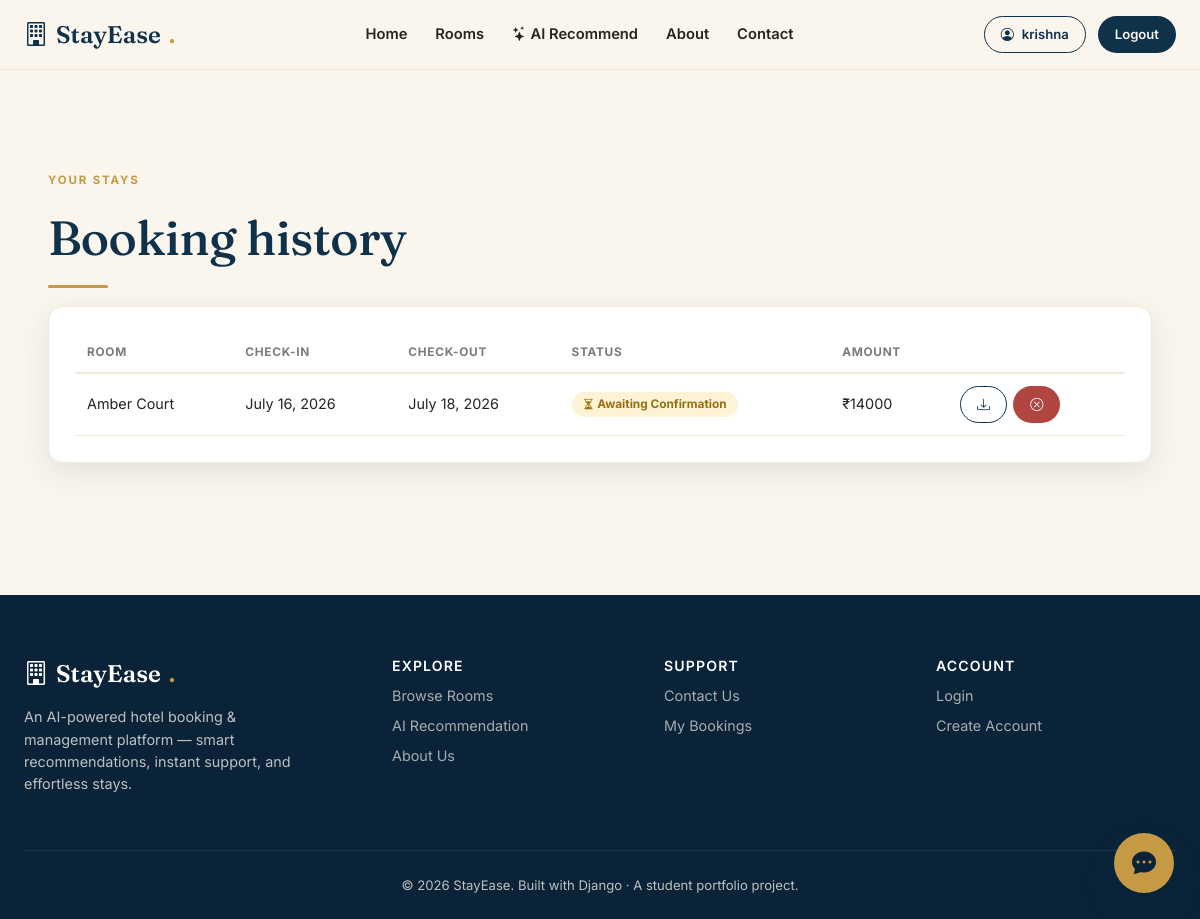
The page /bookings/history/ (signed in) on the database its author committed.
### bookings/models.py (models this page shows, shortened)
class Booking(models.Model):
    STATUS_CHOICES = [
        ('pending', 'Pending'),
        ('confirmed', 'Confirmed'),
        ('cancelled', 'Cancelled'),
        ('completed', 'Completed'),
    ]
    booking_id = models.UUIDField(default=uuid.uuid4, editable=False, unique=True)
    user = models.ForeignKey(User, on_delete=models.CASCADE, related_name='bookings')
    room = models.ForeignKey(Room, on_delete=models.CASCADE, related_name='bookings')
    check_in = models.DateField()
    check_out = models.DateField()
    guests = models.PositiveIntegerField(default=1)
    status = models.CharField(max_length=20, choices=STATUS_CHOICES, default='pending')
    total_amount = models.DecimalField(max_digits=10, decimal_places=2)
    special_requests = models.TextField(blank=True)
    created_at = models.DateTimeField(auto_now_add=True)
    class Meta:
        ordering = ['-created_at']

### rooms/models.py (models this page shows, shortened)
class Room(models.Model):
    PURPOSE_CHOICES = [
        ('business', 'Business Trip'),
        ('family', 'Family Vacation'),
        ('couple', 'Couple / Honeymoon'),
        ('solo', 'Solo Traveller'),
        ('friends', 'Friends Getaway'),
    ]
    name = models.CharField(max_length=150)
    category = models.ForeignKey(RoomCategory, on_delete=models.CASCADE, related_name='rooms')
    description = models.TextField()
    price_per_night = models.DecimalField(max_digits=10, decimal_places=2)
    capacity = models.PositiveIntegerField(default=2, help_text='Max guests')
    beds = models.PositiveIntegerField(default=1)
    size_sqft = models.PositiveIntegerField(default=250)
    amenities = models.ManyToManyField(Amenity, blank=True, related_name='rooms')
    best_for = models.CharField(max_length=20, choices=PURPOSE_CHOICES, default='family')
    thumbnail = _ImageField(upload_to='rooms/', blank=True, null=True)
    is_available = models.BooleanField(default=True)
    total_units = models.PositiveIntegerField(default=5)
    rating = models.DecimalField(max_digits=2, decimal_places=1, default=4.5)
    created_at = models.DateTimeField(auto_now_add=True)
    class Meta:
        ordering = ['-created_at']

### bookings/views.py (the view)
# urls.py: path('history/', views.booking_history_view, name='history'),
@login_required
def booking_history_view(request):
    bookings = Booking.objects.filter(user=request.user).select_related('room')
    return render(request, 'bookings/history.html', {'bookings': bookings})

### core/context_processors.py (called while the page is built)
def site_context(request):
    context = {
        'SITE_NAME': 'StayEase',
        'SITE_TAGLINE': 'AI-Powered Hotel Booking & Management',
    }
    if getattr(request, 'user', None) and request.user.is_authenticated and request.user.is_staff:
        from adminpanel.models import Notification
        context['admin_notifications'] = Notification.objects.all()[:8]
        context['admin_unread_count'] = Notification.objects.filter(is_read=False).count()
    return context

### templates/bookings/history.html (shortened to what this page needs)
{% extends "base.html" %}
{% block content %}
<section class="section">
  <div class="container-narrow">
    <p class="eyebrow">Your stays</p>
    <h1>Booking history</h1>
    <div class="divider-gold"></div>
    <div class="panel">
      <table class="table-clean">
        <thead><tr><th>Room</th><th>Check-in</th><th>Check-out</th><th>Status</th><th>Amount</th><th></th></tr></thead>
        <tbody>
          {% for b in bookings %}
          <tr>
            <td>{{ b.room.name }}</td>
            <td>{{ b.check_in }}</td>
            <td>{{ b.check_out }}</td>
            <td>
              {% if b.status == 'pending' and b.payment.status == 'success' %}
              <span class="badge-soft badge-pending"><i class="bi bi-hourglass-split"></i> Awaiting Confirmation</span>
              {% else %}
              <span class="badge-soft badge-{{ b.status }}">{{ b.get_status_display }}</span>
              {% endif %}
            </td>
            <td>₹{{ b.total_amount|floatformat:0 }}</td>
            <td style="display:flex; gap:6px;">
              <a href="{% url 'bookings:invoice' b.booking_id %}" class="btn btn-sm btn-outline"><i class="bi bi-download"></i></a>
              {% if b.status == 'pending' or b.status == 'confirmed' %}
              <a href="{% url 'bookings:cancel' b.booking_id %}" class="btn btn-sm btn-danger" onclick="return confirm('Cancel this booking?')"><i class="bi bi-x-circle"></i></a>
              {% endif %}
            </td>
          </tr>
          {% empty %}
          <tr><td colspan="6" style="text-align:center; color:var(--ink-60);">No bookings yet.</td></tr>
          {% endfor %}
        </tbody>
      </table>
    </div>
  </div>
</section>
{% endblock %}

### templates/base.html (shortened to what this page needs)
{% load static %}
<!DOCTYPE html>
<html lang="en">
<head>
  <link rel="stylesheet" href="https://cdn.jsdelivr.net/npm/bootstrap-icons@1.11.3/font/bootstrap-icons.css">
  <link rel="stylesheet" href="{% static 'css/style.css' %}">
</head>
<body>
<nav class="navbar-stayease">
  <div class="navbar-inner">
    <a href="{% url 'core:home' %}" class="brand"><i class="bi bi-building"></i> StayEase<span class="dot">.</span></a>
    <div class="nav-links" id="navLinks">
      <a href="{% url 'core:home' %}">Home</a>
      <a href="{% url 'rooms:list' %}">Rooms</a>
      <a href="{% url 'rooms:recommend' %}"><i class="bi bi-stars"></i> AI Recommend</a>
      <a href="{% url 'core:about' %}">About</a>
      <a href="{% url 'core:contact' %}">Contact</a>
    </div>
    <div class="nav-actions">
      {% if user.is_authenticated %}
        <a href="{% url 'accounts:dashboard' %}" class="btn btn-outline btn-sm"><i class="bi bi-person-circle"></i> {{ user.first_name|default:user.username }}</a>
        <a href="{% url 'accounts:logout' %}" class="btn btn-navy btn-sm">Logout</a>
      {% else %}
        <a href="{% url 'accounts:login' %}" class="btn btn-outline btn-sm">Login</a>
        <a href="{% url 'accounts:register' %}" class="btn btn-gold btn-sm">Sign Up</a>
      {% endif %}
    </div>
  </div>
</nav>
<div class="container-narrow" style="padding-top: 18px;">
</div>
<main>
  {% block content %}{% endblock %}
</main>
<footer class="site-footer">
  <div class="footer-grid">
    <div>
      <div class="brand" style="color:#fff;"><i class="bi bi-building"></i> StayEase<span class="dot">.</span></div>
      <p style="margin-top:14px; font-size:.9rem; max-width: 300px;">An AI-powered hotel booking &amp; management platform — smart recommendations, instant support, and effortless stays.</p>
    </div>
    <div>
      <h4>Explore</h4>
      <a href="{% url 'rooms:list' %}">Browse Rooms</a>
      <a href="{% url 'rooms:recommend' %}">AI Recommendation</a>
      <a href="{% url 'core:about' %}">About Us</a>
    </div>
    <div>
      <h4>Support</h4>
      <a href="{% url 'core:contact' %}">Contact Us</a>
      <a href="{% url 'bookings:history' %}">My Bookings</a>
    </div>
    <div>
      <h4>Account</h4>
      <a href="{% url 'accounts:login' %}">Login</a>
      <a href="{% url 'accounts:register' %}">Create Account</a>
    </div>
  </div>
  <div class="footer-bottom">&copy; {% now "Y" %} StayEase. Built with Django &middot; A student portfolio project.</div>
</footer>
<button class="chat-toggle" id="chat-toggle"><i class="bi bi-chat-dots-fill"></i></button>
</body>
</html>

### rows shown on the page
Booking: room.name "Amber Court", check_in "July 16, 2026", check_out "July 18, 2026", status "pending" (drawn), total_amount "14000"

### other values the page prints
{{ user.first_name|default:user.username }} "krishna"
